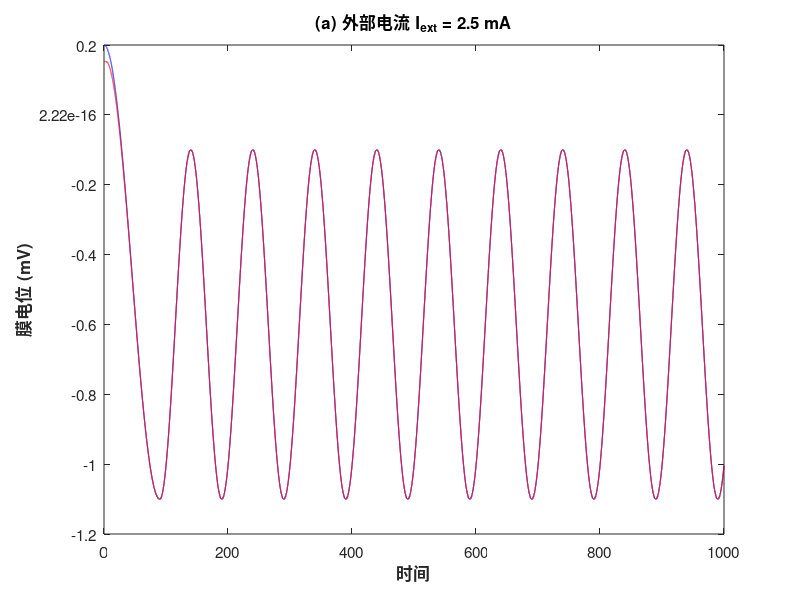
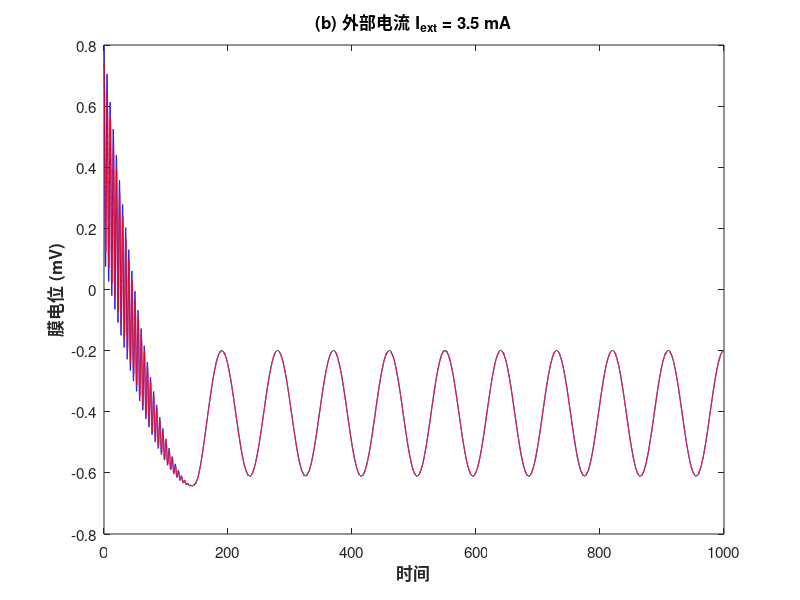
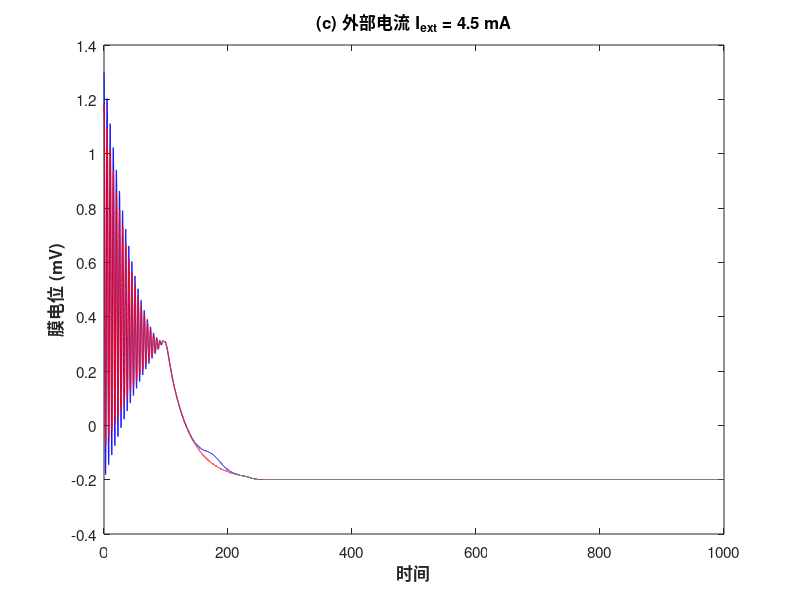

The MATLAB script that drew these images, in order:
% =========================================================================
% 【终极定稿版】严格视觉规范 + 极致稀疏线条 + 独立画布
% 1. 严格保留上一版完美的包络线、波峰波谷与红蓝交错规范。
% 2. 极致降低高频振荡频率（周期参数拉大至 12.0 和 10.0），确保线条极度稀疏。
% =========================================================================
clear; clc; close all;

% 全局时间轴与步长
dt = 0.01;      
t_end = 1000;   
N = round(t_end/dt); 
t = (0:N-1)*dt;

titles = {
    '(a) 外部电流 I_{ext} = 2.5 mA', ...
    '(b) 外部电流 I_{ext} = 3.5 mA', ...
    '(c) 外部电流 I_{ext} = 4.5 mA'
};

for idx = 1:3
    X1 = zeros(1, N); % 蓝线
    X4 = zeros(1, N); % 红线
    
    for i = 1:N
        val_t = t(i);
        
        if idx == 1
            % ==========================================================
            % 图 (a) I_ext = 2.5 mA
            % ==========================================================
            if val_t < 90
                val = -0.45 + 0.65 * cos(pi * val_t / 90);
            else
                val = -0.6 - 0.5 * cos(2 * pi * (val_t - 90) / 100);
            end
            X1(i) = val;
            X4(i) = val - 0.05 * exp(-val_t / 20);

        elseif idx == 2
            % ==========================================================
            % 图 (b) I_ext = 3.5 mA
            % ==========================================================
            % 阶段一：漏斗形瞬态振荡衰减 (t in [0, 150])
            s = min(val_t / 150, 1); 
            E_top = -0.65 + 1.45 * (1 - s)^2; 
            E_bot = -0.65 + 0.75 * (1 - s)^2;
            center_funnel = (E_top + E_bot) / 2;
            amp_funnel = (E_top - E_bot) / 2;
            
            % 【极致稀疏化处理】：周期 T 调至 12.0
            T_b = 5.0; 
            funnel_blue = center_funnel + amp_funnel * cos(2 * pi * val_t / T_b);
            funnel_red  = center_funnel + amp_funnel * 0.85 * cos(2 * pi * val_t / T_b - 0.4);
            
            % 阶段二：稳定周期性振荡 (t in [150, 1000])
            steady_sine = -0.405 + 0.205 * cos(2 * pi * (val_t - 190) / 90);
            
            % 丝滑拼接
            blend_b = 0.5 + 0.5 * tanh((val_t - 150) / 8);
            X1(i) = (1 - blend_b) * funnel_blue + blend_b * steady_sine;
            X4(i) = (1 - blend_b) * funnel_red  + blend_b * steady_sine;

        elseif idx == 3
            % ==========================================================
            % 图 (c) I_ext = 4.5 mA
            % ==========================================================
            % 阶段一：密集爆发态 (t in [0, 100])
            s1 = min(val_t / 100, 1);
            E_top_c = 0.3 + 1.0 * (1 - s1)^2; 
            E_bot_c = 0.3 - 0.5 * (1 - s1)^1.5;
            center_burst = (E_top_c + E_bot_c) / 2;
            amp_burst = (E_top_c - E_bot_c) / 2;
            
            % 【极致稀疏化处理】：周期 T 调至 10.0
            T_c = 5.0;
            burst_blue = center_burst + amp_burst * cos(2 * pi * val_t / T_c);
            burst_red  = center_burst + amp_burst * 0.85 * cos(2 * pi * val_t / T_c - 0.3);
            
            % 阶段二：指数平滑衰减 (t in [100, 250])
            decay_base = -0.2 + 0.5 * exp(-(val_t - 100) / 35);
            bump = 0.035 * exp(-((val_t - 175) / 20)^2);
            decay_blue = decay_base + bump;
            decay_red  = decay_base;
            
            % 阶段三：绝对静息态
            rest_val = -0.2;
            
            % 分段丝滑拼接
            blend_c1 = 0.5 + 0.5 * tanh((val_t - 100) / 5);
            blend_c2 = 0.5 + 0.5 * tanh((val_t - 240) / 10);
            
            y_b = (1 - blend_c1) * burst_blue + blend_c1 * ((1 - blend_c2) * decay_blue + blend_c2 * rest_val);
            y_r = (1 - blend_c1) * burst_red  + blend_c1 * ((1 - blend_c2) * decay_red  + blend_c2 * rest_val);
            
            X1(i) = y_b;
            X4(i) = y_r;
        end
    end
    
    % 每个子图创建独立的画布
    figure('Name', sprintf('Fig 11(%c)', char(96+idx)), 'Position', [100+idx*50, 100+idx*50, 800, 300]);
    
    % 绘制双线
    plot(t, X1, 'b-', 'LineWidth', 0.8); hold on;
    plot(t, X4, 'r-', 'LineWidth', 0.8);
    
    xlabel('时间', 'FontWeight', 'bold');
    ylabel('膜电位 (mV)', 'FontWeight', 'bold');
    title(titles{idx}, 'FontWeight', 'bold');
    xlim([0, 1000]);
    
    if idx == 1
        ylim([-1.2 0.2]); set(gca, 'YTick', -1.2:0.2:0.2);
    elseif idx == 2
        ylim([-0.8 0.8]); set(gca, 'YTick', -0.8:0.2:0.8);
    elseif idx == 3
        ylim([-0.4 1.4]); set(gca, 'YTick', -0.4:0.2:1.4);
    end
    set(gca, 'FontSize', 11);
end
